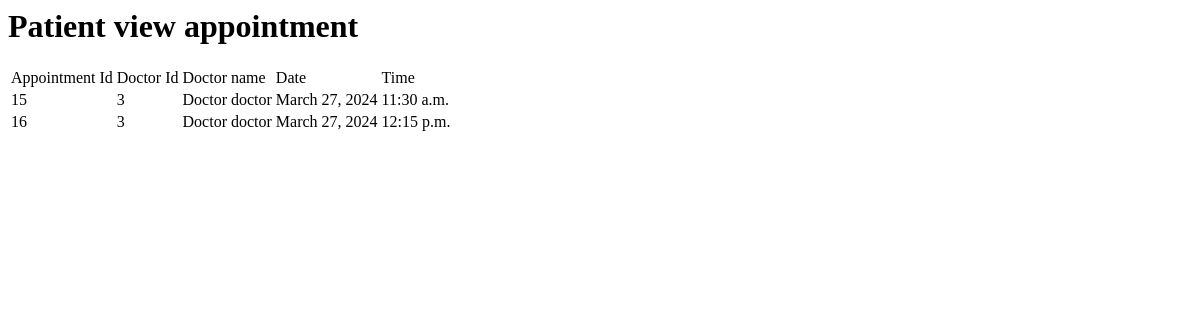
The app's page /patviewappointment/12, older data.
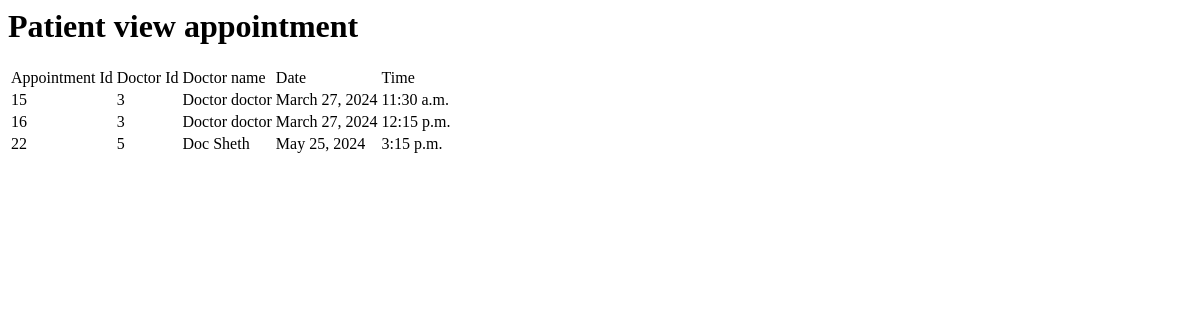
The same page, newer data.
### ODBS/models.py (models this page shows, shortened)
class appointment(models.Model):
    appid=models.BigAutoField(primary_key=True)
    patid=models.ForeignKey(Patient,on_delete=models.CASCADE,null=True)
    docid=models.ForeignKey(Doctor,on_delete=models.CASCADE,null=True)
    date=models.DateField(max_length=50,null=True)
    starttime=models.TimeField(max_length=50,null=True)
    status=models.CharField(max_length=50,default="Pending")

class Doctor(models.Model):
    user=models.ForeignKey(User,on_delete=models.CASCADE)
    docid=models.BigAutoField(primary_key=True)
    contactno=models.CharField(max_length=50,null=True)
    qualification=models.CharField(max_length=50,null=True)
    specialist=models.CharField(max_length=50,null=True)
    day1=models.CharField(max_length=10,null=True)
    day2=models.CharField(max_length=10,null=True)
    day3=models.CharField(max_length=10,null=True)
    time1=models.CharField(max_length=10,null=True)
    time2=models.CharField(max_length=10,null=True)
    time3=models.CharField(max_length=10,null=True)
    dept=models.CharField(max_length=10,null=True)
    def __str__(self):
        return str(self.pk)

### ODBS/views.py (the view)
# urls.py: path('patviewappointment/<int:patid>', patviewappointment,name="patviewappointment"),
def patviewappointment(request,patid):
    user=request.user
    pat=Patient.objects.get(patid=patid)
    appointmentsofpat=appointment.objects.filter(patid=patid)
    return render(request,'patviewappointment.html',locals())

### ODBS/Templates/patviewappointment.html
<h1>Patient view appointment</h1>
<table id="myTable" >
    <thead>
        <tr>
            <td>Appointment Id</td>
            <td>Doctor Id</td>
            <td>Doctor name</td>
            <td>Date</td>
            <td>Time</td>
        </tr>
    </thead>
    <tbody>
        {% if appointmentsofpat %}
            {% for i in appointmentsofpat %}
                <tr>
                    <td>{{i.appid}}</td>
                    <td>{{i.docid}}</td>
                    <td>{{i.docid.user.first_name}} {{i.docid.user.last_name}}</td>
                    <td>{{i.date}}</td>
                    <td>{{i.starttime}}</td>
                </tr>
            {% endfor %}
        {% else %}
                <tr>
                    <td colspan="4">No appointments</td>
                </tr>
        {% endif %}
    </tbody>
</table>

Row changes from the older to the newer data that the page shows:
added appointment: appid "22", docid "5", docid.user.first_name "Doc", docid.user.last_name "Sheth", date "May 25, 2024", starttime "3:15 p.m."
